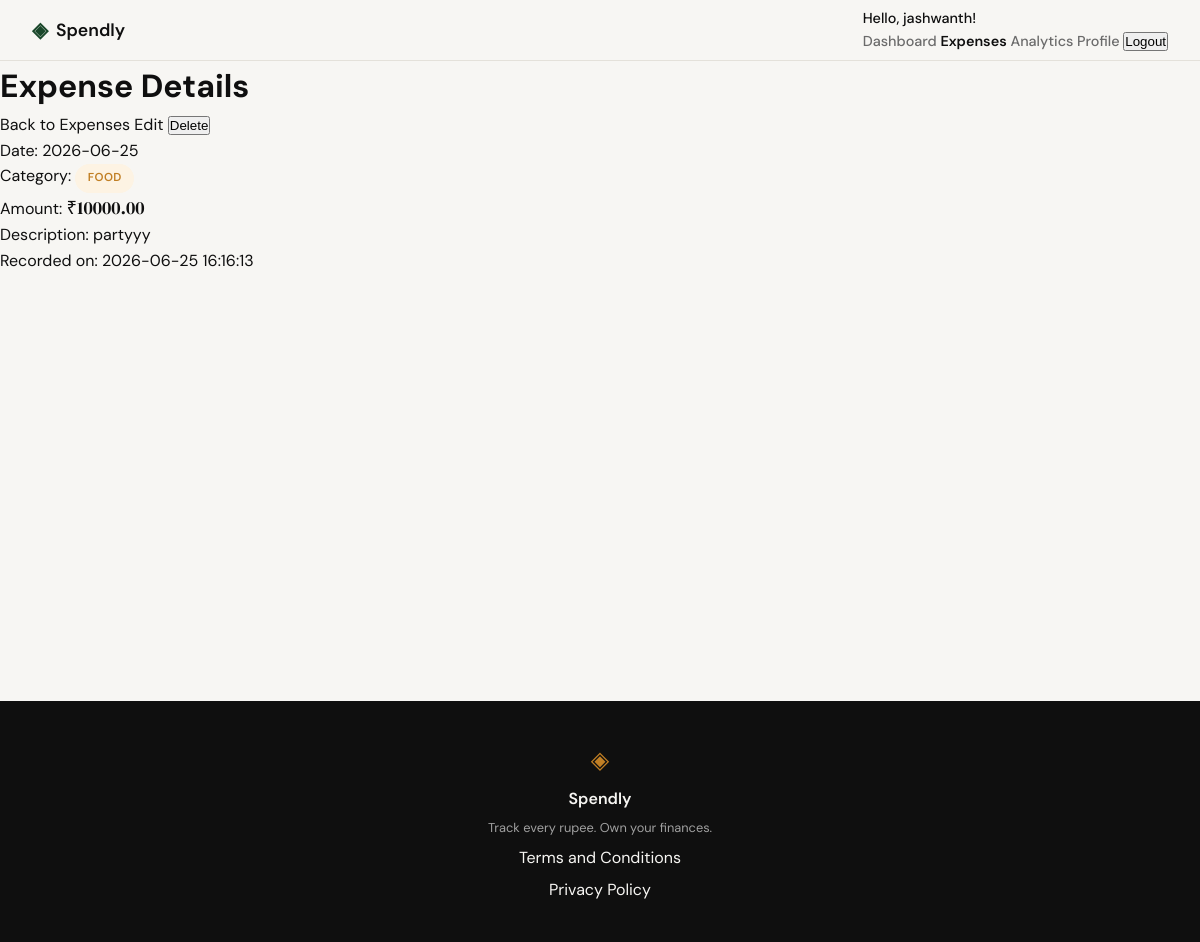
Page /expenses/4 (signed in) on the committed database.
### tables this page shows
CREATE TABLE expenses (
            id INTEGER PRIMARY KEY AUTOINCREMENT,
            user_id INTEGER NOT NULL,
            amount REAL NOT NULL,
            category TEXT NOT NULL,
            date TEXT NOT NULL,
            description TEXT,
            created_at TEXT DEFAULT CURRENT_TIMESTAMP,
            FOREIGN KEY (user_id) REFERENCES users (id)
        );

### app.py (the view)
@app.route("/expenses/<int:id>")
@login_required
def expense_detail(id):
    user_id = session.get('user_id')
    conn = get_db()
    try:
        cursor = conn.cursor()
        cursor.execute(
            "SELECT id, amount, category, date, description, created_at FROM expenses WHERE id = ? AND user_id = ?",
            (id, user_id)
        )
        expense = cursor.fetchone()
        if expense is None:
            return render_template("error.html", error="Expense not found"), 404
        return render_template("expense_detail.html", expense=expense)
    except Exception as e:
        return render_template("error.html", error="Unable to load expense"), 500
    finally:
        conn.close()

### app.py (called while the page is built)
def login_required(f):
    @wraps(f)
    def decorated_function(*args, **kwargs):
        if 'user_id' not in session:
            return redirect(url_for('login'))
        return f(*args, **kwargs)
    return decorated_function

### database/db.py (called while the page is built)
def get_db():
    conn = sqlite3.connect('spendly.db')
    conn.row_factory = sqlite3.Row
    conn.execute('PRAGMA foreign_keys = ON')
    return conn

### templates/expense_detail.html (shortened to what this page needs)
{% extends "base.html" %}
{% block content %}
<div class="expense-detail-container">
    <div class="expense-detail-header">
        <h1>Expense Details</h1>
        <div class="expense-detail-actions">
            <a href="{{ url_for('expenses') }}" class="btn btn-outline">Back to Expenses</a>
            {% if session.user_id %}
            <a href="{{ url_for('edit_expense', id=expense.id) }}" class="btn btn-secondary">Edit</a>
            <form action="{{ url_for('delete_expense', id=expense.id) }}" method="POST" style="display: inline;" onsubmit="return confirm('Are you sure you want to delete this expense?');">
                <button type="submit" class="btn btn-danger">Delete</button>
            </form>
            {% endif %}
        </div>
    </div>
    <div class="expense-detail-card">
        <div class="expense-detail-info">
            <div class="detail-row">
                <span class="detail-label">Date:</span>
                <span class="detail-value">{{ expense.date }}</span>
            </div>
            <div class="detail-row">
                <span class="detail-label">Category:</span>
                <span class="detail-value">
                    <span class="category-tag category-{{ expense.category|lower|replace(' ', '-') }}">
                        {{ expense.category }}
                    </span>
                </span>
            </div>
            <div class="detail-row">
                <span class="detail-label">Amount:</span>
                <span class="detail-value expense-amount">₹{{ "%.2f"|format(expense.amount) }}</span>
            </div>
            <div class="detail-row">
                <span class="detail-label">Description:</span>
                <span class="detail-value">{{ expense.description or 'No description provided' }}</span>
            </div>
            <div class="detail-row">
                <span class="detail-label">Recorded on:</span>
                <span class="detail-value">{{ expense.created_at }}</span>
            </div>
        </div>
    </div>
</div>
{% endblock %}

### static/css/style.css (style rules this page uses)
:root { --ink: #0f0f0f; --ink-soft: #2d2d2d; --ink-muted: #6b6b6b; --ink-faint: #a0a0a0; --paper: #f7f6f3; --paper-warm: #f0ede6; --paper-card: #ffffff; --accent: #1a472a; --accent-light: #e8f0eb; --accent-2: #c17f24; --accent-2-light: #fdf3e3; --danger: #c0392b; --danger-light: #fdecea; --border: #e4e1da; --border-soft: #eeebe4; --font-display: 'DM Serif Display', Georgia, serif; --font-body: 'DM Sans', system-ui, sans-serif; --max-width: 1200px; --auth-width: 440px; --radius-sm: 6px; --radius-md: 12px; --radius-lg: 20px; }
*, *::before, *::after { box-sizing: border-box; margin: 0; padding: 0; }
html { font-size: 16px; scroll-behavior: smooth; }
body { background: var(--paper); color: var(--ink); font-family: var(--font-body); font-size: 1rem; line-height: 1.6; -webkit-font-smoothing: antialiased; }
a { color: inherit; text-decoration: none; }
.activity-amount, .expense-amount { font-family: var(--font-display); font-size: 1.15rem; color: var(--ink); white-space: nowrap; }
.category-tag { display: inline-block; padding: 0.25rem 0.7rem; border-radius: 999px; font-size: 0.72rem; font-weight: 600; letter-spacing: 0.04em; text-transform: uppercase; background: var(--accent-light); color: var(--accent); border: 1px solid transparent; }
.category-food { background: #fdf3e3; color: #c17f24; }

### rows in the picture
expenses: date "2026-06-25", category "FOOD", amount "10000.00", description "partyyy", created_at "2026-06-25 16:16:13"

### other values in the picture
{{ session.user_name }} "jashwanth"
